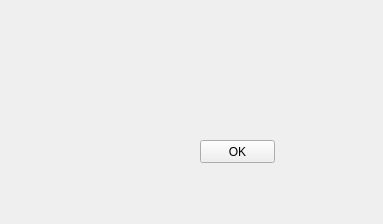
<?xml version="1.0" encoding="UTF-8"?>
<ui version="4.0">
 <class>SetWindow</class>
 <widget class="QMainWindow" name="SetWindow">
  <property name="geometry">
   <rect>
    <x>0</x>
    <y>0</y>
    <width>383</width>
    <height>224</height>
   </rect>
  </property>
  <property name="windowTitle">
   <string>SettingsWindow</string>
  </property>
  <widget class="QWidget" name="centralwidget">
   <widget class="QPushButton" name="btnBackMain">
    <property name="geometry">
     <rect>
      <x>200</x>
      <y>140</y>
      <width>75</width>
      <height>23</height>
     </rect>
    </property>
    <property name="text">
     <string>OK</string>
    </property>
   </widget>
  </widget>
 </widget>
 <resources/>
 <connections/>
</ui>
